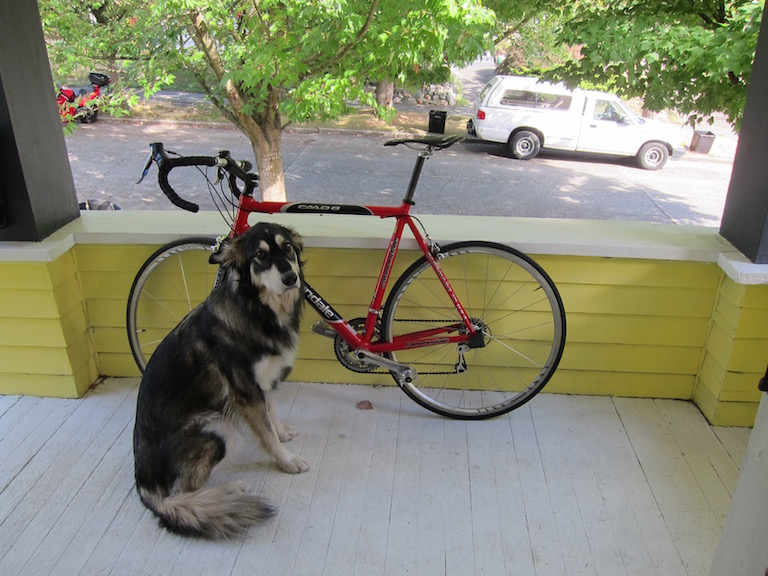
#> input picture dog.jpg, 768 x 576 px
$ python aug3.py
#> lines starting #> are read from the running program, lines starting #| are printed output that depends on the picture
#-*- coding:utf-8 -*-
import numpy as np
from PIL import Image
import matplotlib
matplotlib.use('Agg')
import matplotlib.pyplot as plt
import matplotlib.patches as patches

import numpy.random as npr
import random
import cv2
import math
import copy
import tensorflow as tf
# ref : https://github.com/mdbloice/Augmentor
class Imgaug(object):
    def __init__(self):
        pass;

    # [15 lines left out: function colorAug, not called in this run]


    def mapping(self,img_size , coordinate):
        """
        map coordinate(x1,y1,x2,y2) to original image size
        :param img_size: (image height , image width)
        :return: numpy
        """
        assert len(coordinate) == 4 and np.ndim(coordinate) == 1 and len(img_size) == 2 and np.ndim(img_size) == 1
        x1, y1, x2, y2 = coordinate
        ret_np = np.zeros(img_size)
        ret_np[y1:y2, x1:x2] = 255

        return ret_np
    def mappings(self , img_size ,coordinates):
        return list(map(lambda coord : self.mapping(img_size , coord) , coordinates))
    def get_TLBR(self , np_img):
        """
        Top Left , Buttom Right  ==> TLRB
        get Top Left , Buttom Right Coordinate from Region of interested
        :param np_img:
        :return:
        """
        h_axis_indices = np.where([np.mean(np_img, axis=1) > 0])[1]
        w_axis_indices = np.where([np.mean(np_img, axis=0) > 0])[1]

        h_start = h_axis_indices[0]
        h_end = h_axis_indices[-1]
        w_start = w_axis_indices[0]
        w_end = w_axis_indices[-1]

        return  w_start  , h_start , w_end , h_end # x1,y1,x2,y2

    def get_TLBRs(self , np_imgs):
        return list(map(lambda img: self.get_TLBR(img) , np_imgs))

    def tilt_image(self , image, angle):
        # grab the dimensions of the image and then determine the
        # center
        (h, w) = image.shape[:2]
        (cX, cY) = (w // 2, h // 2)

        # grab the rotation matrix (applying the negative of the
        # angle to rotate clockwise), then grab the sine and cosine
        # (i.e., the rotation components of the matrix)
        M = cv2.getRotationMatrix2D((cX, cY), -angle, 1.0)
        cos = np.abs(M[0, 0])
        sin = np.abs(M[0, 1])

        # compute the new bounding dimensions of the image
        nW = int((h * sin) + (w * cos))
        nH = int((h * cos) + (w * sin))

        # adjust the rotation matrix to take into account translation
        M[0, 2] += (nW / 2) - cX
        M[1, 2] += (nH / 2) - cY

        # perform the actual rotation and return the image
        return cv2.warpAffine(image, M, (nW, nH))

    def rotate90(self , np_img , index ):
        """
        rotate numpy 2d image by Index
        :param np_img:
        :return: np_img
        """
        np_img = np.rot90(np_img, index )
        return np_img
    def flipflop(self,np_img, index ):
        """
        # 0 = Nothing
        # 1 = left right flip flop
        # 2 = up doen flip flop

        randomly flip flop numpy 2d image
        :param np_img:
        :return: np_img
        """
        np_img = np.flip(np_img, index)
        return np_img

    # Callback Function
    def _mask_transform(self ,img_size ,coordinates , func , index ):
        masks=self.mappings(img_size, coordinates)
        # transformed ==> tf
        tf_masks = list(map(lambda mask: func(mask , index), masks))  # rotated masked
        tf_coords = self.get_TLBRs(tf_masks)
        return tf_coords

    def show_image(self , image ,coordinates , prefix=None):
        """
        Show image with a couple of coordinates
        :param image:
        :param coordinates:
        :return:
        """
        fig =plt.figure()
        ax=fig.add_subplot(111)
        ax.imshow(image)
        ax.set_xlabel(prefix)
        # patch rectangles to image
        for coord in coordinates:
            x1,y1,x2,y2 = coord
            rect = patches.Rectangle((x1,y1) ,x2-x1 , y2- y1 , fill = '')
            ax.add_patch(rect)
        plt.show()
    # [13 lines left out: function limit_constant, not called in this run]
    def choice_var(self , range_ = list(range(-10 , 10))): #
        """
        choose Random Variable at input list
        :param range_:
            type : list
            example : [-10, -9 , -8 , 7 ]
        :return: int value
        """
        random.shuffle(range_)
        return range_[0]

    def get_img_anns(self , sample_dict):
        assert type(sample_dict) == dict and 'img' in sample_dict.keys() and 'anns' in sample_dict.keys()
        np_img=np.asarray(sample_dict['img'])
        anns = sample_dict['anns']
        return np_img , anns
    def set_img_anns(self, sample_dict , np_img , anns ):
        assert type(sample_dict) == dict
        sample_dict['img'] = Image.fromarray(np_img)
        sample_dict['anns'] = anns
        return sample_dict

    def get_minmax(self , np_img , anns ):
        """
        get min x1 ,min y1 ,max x2 ,y2 from multiple coordis
        example [[x1,y1,w,h],[x1`,y1`,w`,h`]]

        :param np_img:
        :param anns:
        :return:
        """
        assert len(np.shape(np_img)) == 3 and np.ndim(np.asarray(anns)) == 2, 'ndim : {} , shape {}'.format(
            np.ndim(np.asarray(anns)), np.shape(np_img))
        x1s , y1s , x2s , y2s =list(map(lambda ind : np.asarray(anns)[:,ind] , [0,1,2,3]))
        min_x1 , min_y1= list(map(min , [x1s , y1s]))
        max_x2, max_y2 = list(map(max , [x2s, y2s]))
        return min_x1 , min_y1 , max_x2 , max_y2


    def _cal_margin(self , img , anns):
        assert np.ndim(img) ==2 or np.ndim(img) ==3
        min_x1, min_y1, max_x2, max_y2 = self.get_minmax(img, anns)
        img_h,img_w=np.shape(img)[:2]
        assert img_h > max_y2 and img_w > max_x2

        LT_range=[(0,min_x1),(0,min_y1)]
        RT_range = [( max_x2, img_w),(0 , min_y1)]
        RB_range=[(max_x2 , img_w),(max_y2 ,img_h )]
        LB_range = [(0 , min_x1),(max_y2 , img_h)]

        return LT_range , LB_range , RB_range , RT_range

    def get_L2(self , coordi):

        """
        get l2 distance from crop x1 , crop y1 , crop x2 , crop y2
        :param np_img:
        :param coordi: [(x1,x2),(y1,y2)]
        :return:
        """
        xs , ys =coordi
        x1, x2 = xs
        y1 ,y2 = ys
        dist = math.sqrt((x2- x1 )**2 + (y2 - y1) **2)
        return  dist

    def get_L2s (self , *args):
        """
        :param args: LT , LB , RB , RT
        :return:
        """
        return list(map(self.get_L2 , args))

    def get_ctr(self , coordi):
        """
        get center point  from   x1 ,y1 , x2 , y2
        :param np_img:
        :param coordi: [x1,y1,x2,y2]
        :return:
        """
        x1,y1,x2,y2=coordi
        x_ctr = ((x2 - x1) /2)
        y_ctr = ((y2 - y1) / 2)
        return x_ctr, y_ctr


class TiltImages(Imgaug):
    def __init__(self , angles):
        self.angles = angles
    def __call__(self, sample_dict):
        """
        sample_dict:
            key : 'img' , 'anns'
            value : 'img' = numpy image , 'anns' : list [[x1,y1,w,h] ,[x1`,y1`,w`,h`] ...]

        term :
            tform ==> transformed
        :return:
        """
        # choice one from self.angles
        angle = random.choice(self.angles)
        sample_dict = copy.deepcopy(sample_dict)
        # get image , coordinates
        np_img , coordinates = self.get_img_anns(sample_dict)
        # select one variable at list
        angle = self.choice_var(list(range(-10 , 10)))
        # transformed Numpy image
        tform_img = self.tilt_image(np_img, angle)
        # transformed coorinates  ,[[x1,y1,w h] ,[x1`,y1`,w`,h`]]
        tform_coords = self._mask_transform(np_img.shape[:2], coordinates , self.tilt_image , angle)
        # set sample_dict
        new_sample_dict=self.set_img_anns(sample_dict , tform_img , tform_coords)
        return new_sample_dict

class RotationTransform(Imgaug):
    def __call__(self, sample_dict):
        sample_dict = copy.deepcopy(sample_dict)
        # get image , coordinates
        np_img , coordinates = self.get_img_anns(sample_dict)
        # select one variable at list
        index = abs(self.choice_var(list(range(-10 , 10))))
        # rt = Rotate , Roatate Image
        tform_img=self.rotate90(np_img , index)
        tform_coords = self._mask_transform(np_img.shape[:2], coordinates, self.rotate90, index)
        # set sample_dict
        sample_dict=self.set_img_anns(sample_dict , tform_img , tform_coords)


        return sample_dict

class FlipTransform(Imgaug):
    def __call__(self,sample_dict):
        # get image , coordinates
        sample_dict = copy.deepcopy(sample_dict)
        np_img , coordinates = self.get_img_anns(sample_dict)
        # select one variable at list
        # numpy flip flop lib only support value > 0
        index = abs(self.choice_var(list(range(-10 , 10))))
        if index > 1:
            index %= 2
        tform_img = self.flipflop(np_img , index)
        tform_coords = self._mask_transform(np_img.shape[:2], coordinates, self.flipflop, index)
        new_sample_dict = self.set_img_anns(sample_dict, tform_img, tform_coords)
        return new_sample_dict

class CenterCrop(Imgaug):
    def __call__(self, sample_dict):
        sample_dict = copy.deepcopy(sample_dict)
        # coordi x1, y1, x2, y2
        np_img, coordi = self.get_img_anns(sample_dict)
        h,w=np.shape(np_img)[:2]
        # get x,y center
        x_ctr, y_ctr=self.get_ctr([0,0,w,h])
        # Left top range , shape : ([0,minx1] , [0,min y1]) # Right Bottom , shape : ([max_x2 img_w],[max_y2 ,img_h ])
        LT_range, LB_range, RB_range, RT_range = self._cal_margin(np_img , coordi)
        # Get Max , Min x1,x2 ,y1,y2
        #start_w, min_x1 , start_h , min_y1 =LT_range[0][0], LT_range[0][1] ,LT_range[1][0], LT_range[1][1]
        #end_w, max_x2, end_h, max_y2 = RB_range[0][0], RB_range[0][1], RB_range[1][0], RB_range[1][1]
        # get losses
        lt_l2 , lb_l2 , rb_l2 , rt_l2 = self.get_L2s(LT_range , LB_range , RB_range , RT_range)
        ranges_losses  = list(zip([LT_range , LB_range , RB_range , RT_range] , [lt_l2 , lb_l2 , rb_l2 , rt_l2]))
        #
        ind = np.argmin([lt_l2 , lb_l2 , rb_l2 , rt_l2])
        valid_range , valid_lossses = ranges_losses[ind]
        #
        x_rand = self.choice_var(list(range(valid_range[0][0] ,valid_range[0][1])))
        y_rand = self.choice_var(list(range(valid_range[1][0] , valid_range[1][1])))
        #
        x_crop = abs(x_ctr - x_rand)
        y_crop = abs(y_ctr - y_rand)
        x_crop_min = x_ctr - x_crop
        y_crop_min = y_ctr - y_crop
        #
        cropped_img = np_img[int(y_ctr - y_crop) : int(y_ctr + y_crop), int(x_ctr - x_crop) : int(x_ctr + x_crop)]
        # Get coordinates
        cropped_coordis = coordi - np.asarray([x_crop_min, y_crop_min, x_crop_min, y_crop_min])
        new_sample_dict=self.set_img_anns(sample_dict,cropped_img , cropped_coordis)
        return new_sample_dict


class BrightnessAugmentation(Imgaug):
    """
    ref : https://github.com/chainer/chainercv/blob/master/chainercv/links/model/ssd/transforms.py
    ref : https://stackoverflow.com/questions/32609098/how-to-fast-change-image-brightness-with-python-opencv
    """
    def __init__(self , bright_range):
        self.bright_range = bright_range
        self.k = random.choice(bright_range)
    def __call__(self , sample_dict):
        sample_dict = copy.deepcopy(sample_dict)
        np_img, coordinates = self.get_img_anns(sample_dict)
        np_img = self.increase_brightness(np_img , self.k )
        new_sample_dict = self.set_img_anns(sample_dict, np_img ,coordinates)
        return new_sample_dict


    def increase_brightness(self , img, k):
        hsv = cv2.cvtColor(img, cv2.COLOR_BGR2HSV)
        h, s, v = cv2.split(hsv)

        lim = 255 - k
        v[v > lim] = 255
        v[v <= lim] += k

        final_hsv = cv2.merge((h, s, v))
        img = cv2.cvtColor(final_hsv, cv2.COLOR_HSV2BGR)
        return np.asarray(img)

class ContrastTranform(Imgaug):
    """
    ref : https://stackoverflow.com/questions/42045362/change-contrast-of-image-in-pil
    """
    def __init__(self  , k_range):
        self.k = random.choice(k_range)
    def __call__(self , sample_dict):
        np_img, coordinates = self.get_img_anns(sample_dict)
        np_img = self.change_contrast(Image.fromarray(np_img) , self.k)
        new_sample_dict = self.set_img_anns(sample_dict, np_img , coordinates )
        return new_sample_dict


    def change_contrast(self, img, k ):

        factor = (259 * (k + 255)) / (255 * (259 - k))

        def contrast(c):
            return 128 + factor * (c - 128)

        return np.asarray(img.point(contrast))

# ref : https://github.com/ayooshkathuria/pytorch-yolo-v3
# ref : https://github.com/qqwweee/keras-yolo3/blob/master/kmeans.py
"""
# ref : https://medium.com/@vivek.yadav/part-1-generating-anchor-boxes-for-yolo-like-network-for-vehicle-detection-using-kitti-dataset-b2fe033e5807
 in YOLOv2, intersection over union (IOU) is used as a distance metric. The IOU calculations are made assuming all \
 the bounding boxes are located at one point, i.e. only width and height are used as features
"""
class Kmeans(object):
    def __call__(self ,boxes , k , dist ):
        self.kmeans()
    # [19 lines left out: function kmeans, not called in this run]
if __name__ == '__main__':
    img = Image.open('dog.jpg').convert('RGB')
#> img is the input picture: PIL image 768x576 RGB; mean R, G, B 134.4, 135.7, 114.1
    np_img = np.asarray(img)
    coord_bike = [124,134,124+ 443,134+286]
    coord_car = [468,74,468+218,74+96]
    coord_dog = [131,219,131+180,219+324]
    coords = [coord_bike  , coord_car , coord_dog]

    # load Images
    sample_dict = {}
    sample_dict['img'] = np_img
    sample_dict['anns'] = coords
    sample_dict['names'] = 'namees'


    # Tilt
    imgaug=Imgaug()
    tilt_images = TiltImages(list(range(-10 , 10)) + [90,180,270])
    sample_dict =tilt_images(sample_dict )
#> in __call__, `sample_dict = copy.deepcopy(sample_dict)`: sample_dict = 3 items
#> in get_img_anns, `anns = sample_dict['anns']`: anns = [[124, 134, 567, 420], [468, 74, 686, 170], [131, 219, 311, 543]]
#> in __call__, `np_img , coordinates = self.get_img_anns(sample_dict)`: coordinates has the same summary as anns in get_img_anns
#> in _mask_transform, `masks=self.mappings(img_size, coordinates)`: masks = 3 items
#> in _mask_transform, `tf_coords = self.get_TLBRs(tf_masks)`: tf_coords = [(124, 134, 566, 419), (468, 74, 685, 169), (131, 219, 310, 542)]
#> in __call__, `tform_coords = self._mask_transform(np_img.shape[:2], coordinates , se..`: tform_coords has the same summary as tf_coords in _mask_transform
#> in __call__, `new_sample_dict=self.set_img_anns(sample_dict , tform_img , tform_coor..`: new_sample_dict = 3 items
#> sample_dict = 3 items
    t_img = sample_dict['img']
    t_coords = sample_dict['anns']
#> t_coords has the same summary as tf_coords in _mask_transform
    imgaug.show_image(t_img, t_coords , 'tilt')
#> the loop in show_image, `for coord in coordinates:` made 3 passes


    # rotate 90 ,180 ,270
    rt_images = RotationTransform()
    sample_dict = rt_images(sample_dict)
#> in __call__, `np_img , coordinates = self.get_img_anns(sample_dict)`: coordinates has the same summary as tf_coords in _mask_transform
#> in rotate90, `np_img = np.rot90(np_img, index )`:
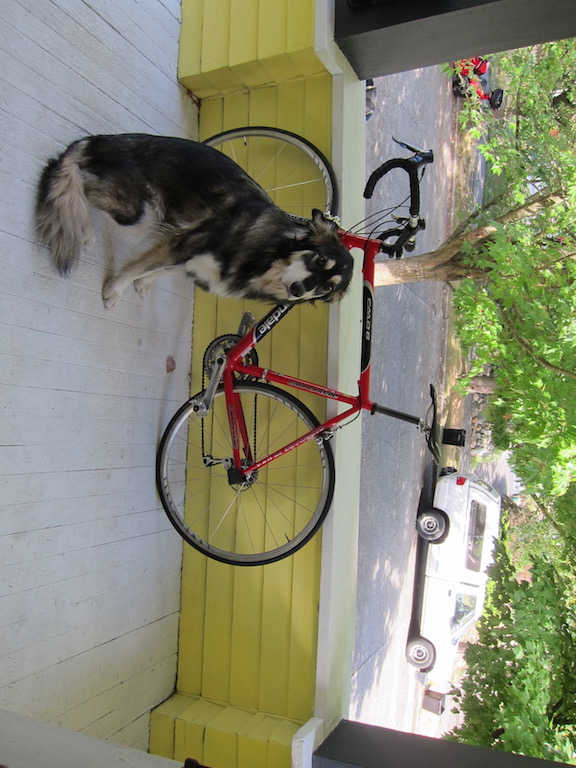
#> np_img: shape (768, 576, 3); mean of channels 0, 1, 2 134.4, 135.7, 114.1; drawn as R, G, B
#> in __call__, `tform_coords = self._mask_transform(np_img.shape[:2], coordinates, sel..`: tform_coords = [(157, 124, 441, 565), (407, 468, 501, 684), (34, 131, 356, 309)]
    rt_img = sample_dict['img']
    rt_coords = sample_dict['anns']
#> rt_coords has the same summary as tform_coords in __call__
    imgaug.show_image(rt_img, rt_coords , 'rotate')
#> call 2 of show_image, with prefix = 'rotate'
#> the loop in show_image (call 2), `for coord in coordinates:` made 3 passes
#> in show_image (call 2), `plt.show()`:
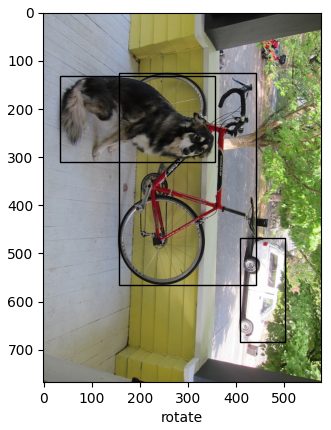
#> figure drawn by matplotlib, 1 panel

    # flip flop images
    flip_transform = FlipTransform()
    sample_dict = flip_transform(sample_dict)
#> in __call__, `sample_dict = copy.deepcopy(sample_dict)`: sample_dict = 3 items
#> in __call__, `np_img , coordinates = self.get_img_anns(sample_dict)`: coordinates has the same summary as tform_coords
#> in flipflop, `np_img = np.flip(np_img, index)`:
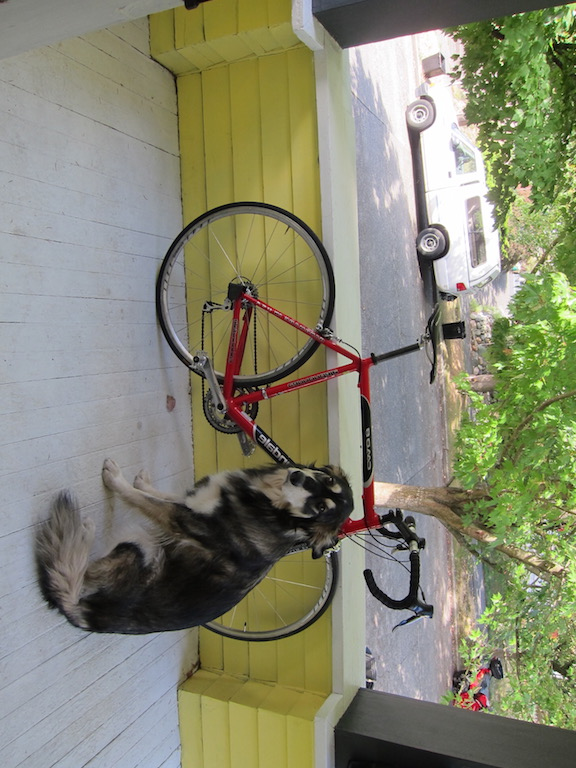
#> np_img: shape (768, 576, 3); mean of channels 0, 1, 2 134.4, 135.7, 114.1; drawn as R, G, B
#> in __call__, `tform_coords = self._mask_transform(np_img.shape[:2], coordinates, sel..`: tform_coords = [(157, 203, 440, 643), (407, 84, 500, 299), (34, 459, 355, 636)]
#> in __call__, `new_sample_dict = self.set_img_anns(sample_dict, tform_img, tform_coor..`: new_sample_dict = 3 items
    ft_img = sample_dict['img']
    ft_coords = sample_dict['anns']
#> ft_coords has the same summary as tform_coords in __call__
    imgaug.show_image(ft_img, ft_coords , 'flip flop')
#> call 3 of show_image, with prefix = 'flip flop'
#> the loop in show_image (call 3), `for coord in coordinates:` made 3 passes
#> in show_image (call 3), `plt.show()`:
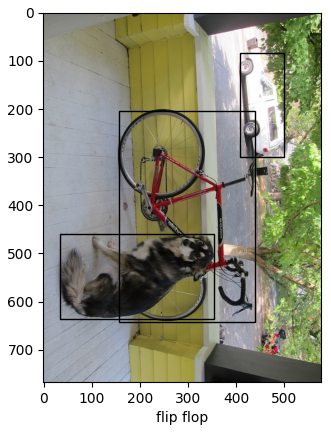
#> figure drawn by matplotlib, 1 panel

    #center crop
    center_crop= CenterCrop()
    sample_dict=center_crop(sample_dict)
#> in __call__, `np_img, coordi = self.get_img_anns(sample_dict)`: coordi has the same summary as tform_coords
#> in get_minmax, `x1s , y1s , x2s , y2s =list(map(lambda ind : np.asarray(anns)[:,ind] ,..`: x1s = [157, 407, 34]; y1s = [203, 84, 459]; x2s = [440, 500, 355]; y2s = [643, 299, 636]
#> in get_minmax, `min_x1 , min_y1= list(map(min , [x1s , y1s]))`: min_x1 = 34; min_y1 = 84
#> in get_minmax, `max_x2, max_y2 = list(map(max , [x2s, y2s]))`: max_x2 = 500; max_y2 = 643
#> in _cal_margin, `min_x1, min_y1, max_x2, max_y2 = self.get_minmax(img, anns)`: min_x1 = 34; min_y1 = 84; max_x2 = 500; max_y2 = 643
#> in _cal_margin, `LT_range=[(0,min_x1),(0,min_y1)]`: LT_range = [(0, 34), (0, 84)]
#> in _cal_margin, `RT_range = [( max_x2, img_w),(0 , min_y1)]`: RT_range = [(500, 576), (0, 84)]
#> in _cal_margin, `RB_range=[(max_x2 , img_w),(max_y2 ,img_h )]`: RB_range = [(500, 576), (643, 768)]
#> in _cal_margin, `LB_range = [(0 , min_x1),(max_y2 , img_h)]`: LB_range = [(0, 34), (643, 768)]
#> in __call__, `LT_range, LB_range, RB_range, RT_range = self._cal_margin(np_img , coo..`: LT_range = [(0, 34), (0, 84)]; LB_range = [(0, 34), (643, 768)]; RB_range = [(500, 576), (643, 768)]; RT_range = [(500, 576), (0, 84)]
#> in __call__, `lt_l2 , lb_l2 , rb_l2 , rt_l2 = self.get_L2s(LT_range , LB_range , RB_..`: lt_l2 = 90.62; lb_l2 = 129.5; rb_l2 = 146.3; rt_l2 = 113.3
#> in __call__, `ranges_losses  = list(zip([LT_range , LB_range , RB_range , RT_range] ..`: ranges_losses = 4 items
#> in __call__, `ind = np.argmin([lt_l2 , lb_l2 , rb_l2 , rt_l2])`: ind = 0
#> in __call__, `valid_range , valid_lossses = ranges_losses[ind]`: valid_range = [(0, 34), (0, 84)]; valid_lossses = 90.62
#> in __call__, `cropped_img = np_img[int(y_ctr - y_crop) : int(y_ctr + y_crop), int(x_..`:
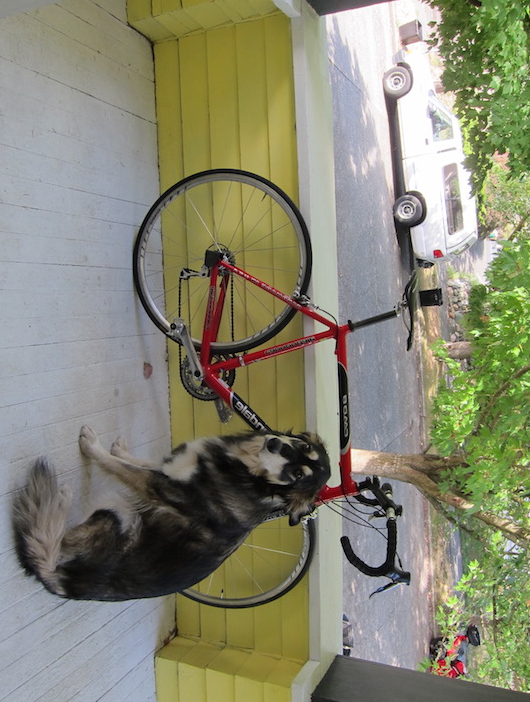
#> cropped_img: shape (702, 530, 3); mean of channels 0, 1, 2 135.9, 136, 115.1; drawn as R, G, B
#> in __call__, `cropped_coordis = coordi - np.asarray([x_crop_min, y_crop_min, x_crop_..`: cropped_coordis = [[134, 170, 417, 610], [384, 51, 477, 266], [11, 426, 332, 603]]
#> in __call__, `new_sample_dict=self.set_img_anns(sample_dict,cropped_img , cropped_co..`: new_sample_dict = 3 items
    cc_img = sample_dict['img']
    cc_coords = sample_dict['anns']
#> cc_coords has the same summary as cropped_coordis in __call__
    imgaug.show_image(cc_img, cc_coords , 'center crop')
#> call 4 of show_image, with coordinates = array of shape (3, 4), prefix = 'center crop'
#> the loop in show_image (call 4), `for coord in coordinates:` made 3 passes
#> in show_image (call 4), `plt.show()`:
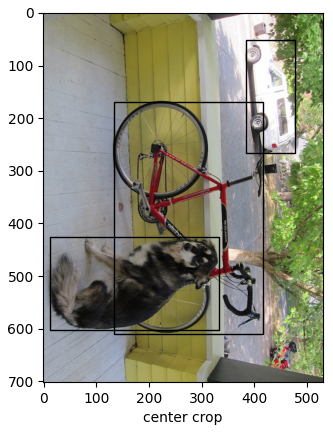
#> figure drawn by matplotlib, 1 panel

    #BrightnessAugmentation
    bright_aug= BrightnessAugmentation(range(10,100))
    sample_dict = bright_aug(sample_dict )
#> in __call__, `np_img, coordinates = self.get_img_anns(sample_dict)`: coordinates has the same summary as cropped_coordis
#> in increase_brightness, `v[v > lim] = 255`:
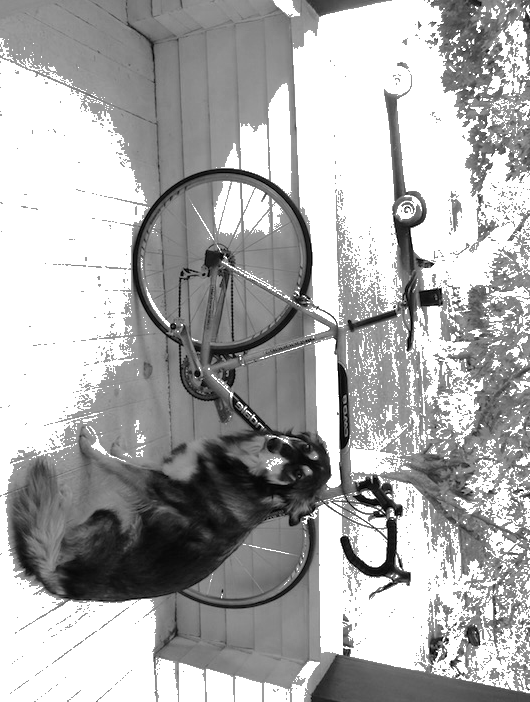
#> v: shape (702, 530); min 0, max 255, mean 172.4
#> (the rest of the program and of its run is left out)
